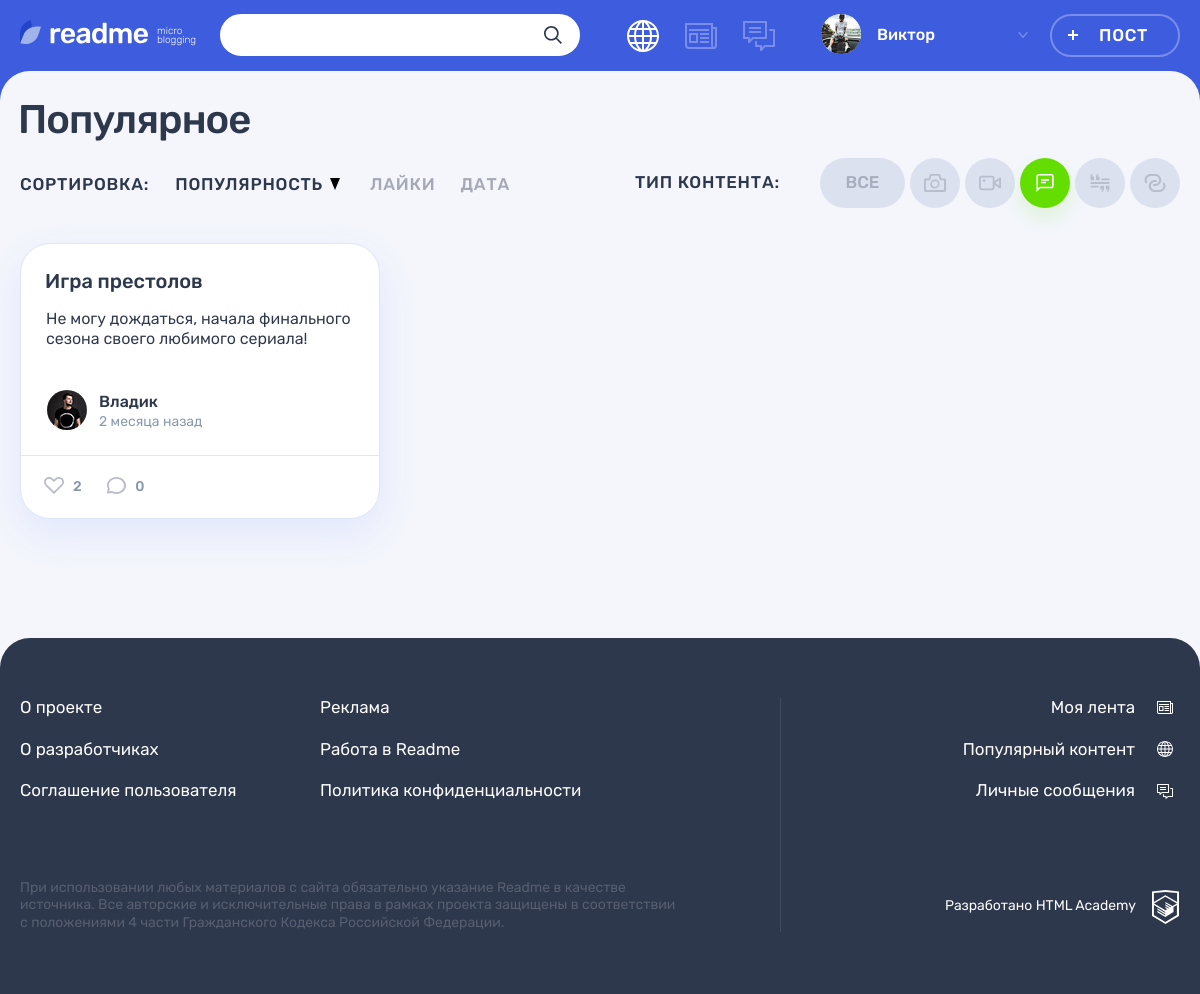
/popular.php?type_id=3&sort=popular (signed in), run on the app's committed database.
### tables this page shows
CREATE TABLE IF NOT EXISTS users (
  id INT UNSIGNED NOT NULL AUTO_INCREMENT PRIMARY KEY,
  registered_at DATETIME,
  email VARCHAR(128) NOT NULL UNIQUE,
  user_name VARCHAR(128),
  user_password VARCHAR(128),
  avatar_url VARCHAR(2048)
);

CREATE TABLE IF NOT EXISTS types (
  id INT UNSIGNED NOT NULL AUTO_INCREMENT PRIMARY KEY,
  title VARCHAR(128),
  alias VARCHAR(128)
);

CREATE TABLE IF NOT EXISTS posts (
  id INT UNSIGNED NOT NULL AUTO_INCREMENT PRIMARY KEY,
  created_at DATETIME,
  title VARCHAR(255),
  text_content TEXT,
  author_quote VARCHAR(128),
  img_url VARCHAR(2048),
  video_url VARCHAR(2048),
  site_url VARCHAR(2048),
  view_counter INT UNSIGNED,
  user_id INT UNSIGNED,
  type_id INT UNSIGNED,
  FOREIGN KEY (user_id) REFERENCES users(id) ON DELETE CASCADE ON UPDATE CASCADE,
  FOREIGN KEY (type_id) REFERENCES types(id) ON DELETE CASCADE ON UPDATE CASCADE
);

### popular.php (called while the page is built, shortened)
<?php
require_once('functions.php');
require_once('connect.php');
require_once('models.php');
$current_user = get_user_by_id($link, $_SESSION['user_id']);
$current_page = filter_input(INPUT_GET, 'page') ?? 1;
$sort_post = filter_input(INPUT_GET, 'sort') ?? 'popular';
$type_id = filter_input(INPUT_GET, 'type_id') ?? 0;
$max_posts = MAX_POSTS;
$page_prev_url = '';
$page_next_url = '';
$is_popular = is_current_page('popular.php');
$layout_header = include_template('main-header.php', [
    'current_user' => $current_user,
    'is_popular' => $is_popular,
]);
if ($type_id) {
    $count_posts = mysqli_num_rows(mysqli_query($link, "SELECT id FROM posts WHERE posts.type_id = $type_id;"));
} else {
    $count_posts = mysqli_num_rows(mysqli_query($link,'SELECT id FROM posts;'));
};
$types = get_arr_from_mysql($link, 'SELECT id, title, alias FROM types;');
$pages_count = ceil($count_posts / $max_posts);
$offset = ($current_page - 1) * $max_posts;
if ($type_id) {
    $posts = get_posts_by_type($link, $type_id, $offset);
} else {
    $posts = get_popular_posts_default($link, $sort_post, $offset);
};
$layout_content = include_template('popular-main.php', [
    'posts' => $posts,
    'types' => $types,
    'type_id' => $type_id,
    'pages_count' => $pages_count,
    'page_prev_url' => $page_prev_url,
    'page_next_url' => $page_next_url,
]);

### models.php (called while the page is built, shortened)
<?php
function get_posts_by_type($connect, $type_id, $offset = 0, $limit_posts = MAX_POSTS)
{
    $sql = "SELECT COUNT(likes.id) likes, COUNT(comments.id) comments, posts.id AS post_id, posts.created_at, posts.title, posts.text_content, posts.author_quote, "
    . "posts.img_url, posts.video_url, posts.site_url, posts.user_id, user_name AS author, types.alias, users.avatar_url "
    . "FROM posts "
    . "JOIN users ON posts.user_id = users.id "
    . "JOIN types ON posts.type_id = types.id "
    . "LEFT OUTER JOIN likes ON posts.id = likes.post_id "
    . "LEFT OUTER JOIN comments ON posts.id = comments.post_id "
    . "WHERE types.id = ? GROUP BY posts.id ORDER BY posts.view_counter DESC LIMIT $limit_posts OFFSET $offset;";
    return db_execute_stmt_all($connect, $sql, [$type_id]);
}
function get_user_by_id($connect, $user_id)
{
    $sql = "SELECT * FROM users WHERE id = ?;";
    return db_execute_stmt_assoc($connect, $sql, [$user_id]);
}

### templates/popular-main.php (the view, shortened to what this page needs)
<section class="page__main page__main--popular">
    <div class="container">
        <h1 class="page__title page__title--popular">Популярное</h1>
    </div>
    <div class="popular container">
        <div class="popular__filters-wrapper">
            <div class="popular__sorting sorting">
                <b class="popular__sorting-caption sorting__caption">Сортировка:</b>
                <ul class="popular__sorting-list sorting__list">
                    <li class="sorting__item sorting__item--popular">
                        <a class="sorting__link sorting__link--active" href="popular.php?page=1&sort=popular">
                            <span>Популярность</span>
                            <svg class="sorting__icon" width="10" height="12">
                                <use xlink:href="#icon-sort"></use>
                            </svg>
                        </a>
                    </li>
                    <li class="sorting__item">
                        <a class="sorting__link" href="popular.php?page=1&sort=like">
                            <span>Лайки</span>
                        </a>
                    </li>
                    <li class="sorting__item">
                        <a class="sorting__link" href="popular.php?page=1&sort=date">
                            <span>Дата</span>
                        </a>
                    </li>
                </ul>
            </div>
            <div class="popular__filters filters">
                <b class="popular__filters-caption filters__caption">Тип контента:</b>
                <ul class="popular__filters-list filters__list">
                    <li class="popular__filters-item popular__filters-item--all filters__item filters__item--all">
                        <a class="filters__button filters__button--ellipse filters__button--all <?php if (!$type_id) : ?>filters__button--active<?php endif; ?>" href="popular.php?type_id=0&sort=popular">
                            <span>Все</span>
                        </a>
                    </li>
                    <?php foreach ($types as $type): ?>
                        <li class="popular__filters-item filters__item">
                            <a class="filters__button filters__button--<?= $type['alias'] ?> button <?php if ($type_id === $type['id']) : ?>filters__button--active<?php endif; ?>" href="popular.php?type_id=<?= $type['id']; ?>&sort=popular">
                                <svg class="filters__icon" width="22" height="18">
                                    <use xlink:href="#icon-filter-<?= $type['alias']; ?>"></use>
                                </svg>
                            </a>
                        </li>
                    <?php endforeach; ?>
                </ul>
            </div>
        </div>
        <div class="popular__posts">
            <?php foreach ($posts as $index => $post): ?>
                <?= include_template('popular-post.php', ['post' => $post]); ?>
            <?php endforeach; ?>
        </div>
    </div>
</section>

### templates/main-header.php (shortened to what this page needs)
<form class="header__search-form form" action="search.php" method="get">
    <div class="header__search">
        <input class="header__search-input form__input" type="search" name="search" value="<?= htmlspecialchars($query) ?? ''; ?>">
        <button class="header__search-button button" type="submit">
            <svg class="header__search-icon" width="18" height="18">
                <use xlink:href="#icon-search"></use>
            </svg>
        </button>
    </div>
</form>
<div class="header__nav-wrapper">
    <nav class="header__nav">
        <ul class="header__my-nav">
            <li class="header__my-page header__my-page--popular">
                <a class="header__page-link <?= isset($is_popular) ? 'header__page-link--active' : ''; ?>" <?= isset($is_popular) ? '' : 'href="popular.php"'; ?> title="Популярный контент">
                </a>
            </li>
            <li class="header__my-page header__my-page--feed">
                <a class="header__page-link <?= isset($is_feed) ? 'header__page-link--active' : ''; ?>" <?= isset($is_feed) ? '' : 'href="feed.php"'; ?> title="Моя лента">
                </a>
            </li>
            <li class="header__my-page header__my-page--messages">
                <a class="header__page-link <?= isset($is_messages) ? 'header__page-link--active' : ''; ?>" <?= isset($is_messages) ? '' : 'href="messages.php"'; ?> title="Личные сообщения">
                </a>
            </li>
        </ul>
        <ul class="header__user-nav">
            <li class="header__profile">
                <a class="header__profile-link" href="#">
                    <div class="header__avatar-wrapper">
                        <img class="header__profile-avatar" src="<?= !empty($current_user['avatar_url']) ? htmlspecialchars($current_user['avatar_url']) : 'img/avatar-default.png'; ?>" width="40" height="40" alt="Аватар профиля">
                    </div>
                    <div class="header__profile-name">
                        <span>
                            <?= $current_user['user_name']; ?>
                        </span>
                        <svg class="header__link-arrow" width="10" height="6">
                            <use xlink:href="#icon-arrow-right-ad"></use>
                        </svg>
                    </div>
                </a>
            </li>
            <li>
                <?php if (isset($is_add)) : ?>
                <a class="header__post-button header__post-button--active button button--transparent" href="<?= ($link_ref) ?? 'index.php'; ?>">Закрыть</a>
                <?php else : ?>
                <a class="header__post-button button button--transparent" href="add.php">Пост</a>
                <?php endif; ?>
            </li>
        </ul>
    </nav>
</div>

### templates/popular-post.php (shortened to what this page needs)
<article class="popular__post post post-<?= $post['alias']; ?>">
    <header class="post__header">
        <h2><a href="post.php?post_id=<?= $post['post_id'] ?>"><?= htmlspecialchars($post['title']); ?></a></h2>
    </header>
    <div class="post__main">
        <?php if($post['alias'] === 'quote'): ?>
            <blockquote>
                <p>
                    <?= htmlspecialchars($post['text_content']);?>
                </p>
                <cite><?= $post['author_quote']; ?></cite>
            </blockquote>
        <?php elseif ($post['alias'] === 'text'): ?>
            <p>
                <?= cut_text(htmlspecialchars($post['text_content'])); ?>
            </p>
        <?php elseif ($post['alias'] === 'photo'): ?>
            <div class="post-photo__image-wrapper">
                <img src="<?= $post['img_url']; ?>" alt="Фото от пользователя" width="360" height="240">
            </div>
        <?php endif; ?>
    </div>
    <footer class="post__footer">
        <div class="post__author">
            <a class="post__author-link" href="profile.php?user_id=<?= $post['user_id']; ?>" title="Автор">
                <div class="post__avatar-wrapper">
                    <img class="post__author-avatar" src="<?= $post['avatar_url']; ?>" alt="Аватар пользователя">
                </div>
                <div class="post__info">
                    <b class="post__author-name"><?= htmlspecialchars($post['author']); ?></b>
                    <time class="post__time" datetime="<?= $post['created_at'] ?>" title="<?= date(DATE_TITLE, strtotime($post['created_at'])); ?>"><?= get_diff_time_public_post($post['created_at']); ?></time>
                </div>
            </a>
        </div>
        <div class="post__indicators">
            <div class="post__buttons">
                <a class="post__indicator post__indicator--likes button" href="likes.php?post_id=<?= $post['post_id']; ?>" title="Лайк">
                    <svg class="post__indicator-icon" width="20" height="17">
                        <use xlink:href="#icon-heart"></use>
                    </svg>
                    <span><?= $post['likes']; ?></span>
                </a>
                <a class="post__indicator post__indicator--comments button" href="#" title="Комментарии">
                    <svg class="post__indicator-icon" width="19" height="17">
                        <use xlink:href="#icon-comment"></use>
                    </svg>
                    <span><?= $post['comments']; ?></span>
                </a>
            </div>
        </div>
    </footer>
</article>

### data on the page
users: avatar_url (picture), user_name "Виктор"
posts: title "Игра престолов", text_content "Не могу дождаться, начала финального сезона своего любимого сериала!", user.avatar_url (picture), user.user_name "Владик", created_at "2 месяца назад", likes "2", comments "0"
